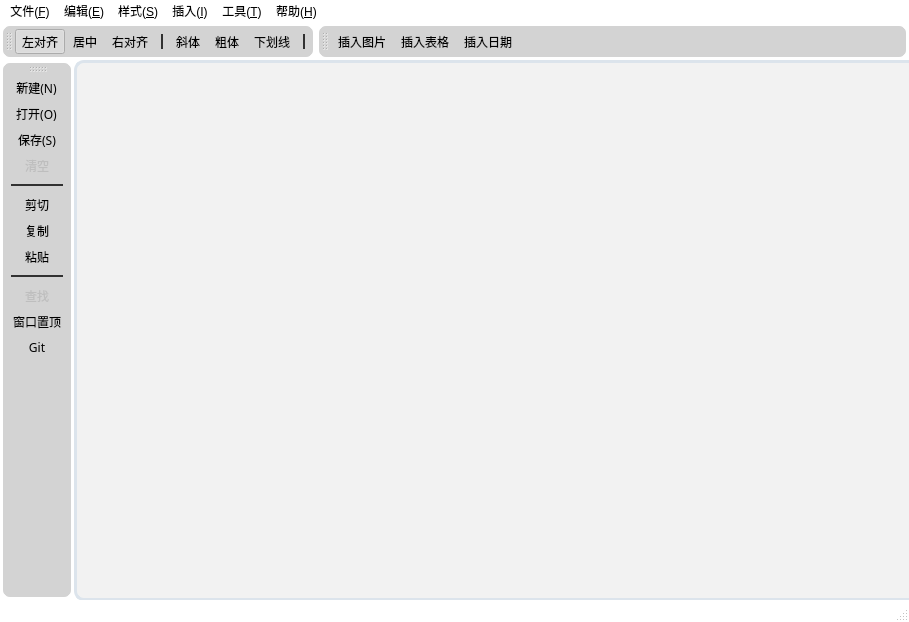
<?xml version="1.0" encoding="UTF-8"?>
<ui version="4.0">
 <class>MainWindow</class>
 <widget class="QMainWindow" name="MainWindow">
  <property name="enabled">
   <bool>true</bool>
  </property>
  <property name="geometry">
   <rect>
    <x>0</x>
    <y>0</y>
    <width>909</width>
    <height>622</height>
   </rect>
  </property>
  <property name="minimumSize">
   <size>
    <width>600</width>
    <height>400</height>
   </size>
  </property>
  <property name="font">
   <font>
    <family>微软雅黑</family>
   </font>
  </property>
  <property name="windowTitle">
   <string>书知编辑器</string>
  </property>
  <property name="styleSheet">
   <string notr="true">QMainWindow
{
background:white;
}

QMenu::item:selected
{
background:#aaaaff;
color:white;
}

QToolBar
{
border-style:none;
border-radius:10px;
padding:3px;
border:3px solid white;
background:lightgray;
}

QToolBar::separator
{
margin:5 5px;
background:rgb(49, 49, 49);
width:2px;
height:2px;
}

QToolBar::handle
{

}

QMenuBar
{
background:white;
}</string>
  </property>
  <property name="inputMethodHints">
   <set>Qt::ImhNone</set>
  </property>
  <property name="toolButtonStyle">
   <enum>Qt::ToolButtonTextOnly</enum>
  </property>
  <widget class="QWidget" name="centralWidget">
   <property name="font">
    <font>
     <family>微软雅黑</family>
    </font>
   </property>
   <widget class="My_TextEditor" name="txtEdit">
    <property name="geometry">
     <rect>
      <x>0</x>
      <y>0</y>
      <width>871</width>
      <height>541</height>
     </rect>
    </property>
    <property name="sizePolicy">
     <sizepolicy hsizetype="Expanding" vsizetype="Expanding">
      <horstretch>0</horstretch>
      <verstretch>0</verstretch>
     </sizepolicy>
    </property>
    <property name="font">
     <font>
      <family>微软雅黑</family>
      <pointsize>12</pointsize>
      <weight>50</weight>
      <bold>false</bold>
     </font>
    </property>
    <property name="contextMenuPolicy">
     <enum>Qt::DefaultContextMenu</enum>
    </property>
    <property name="layoutDirection">
     <enum>Qt::LeftToRight</enum>
    </property>
    <property name="styleSheet">
     <string notr="true">QTextEdit
{
border-style:none;
padding:3px;
border-radius:10px;
border:3px solid #DCE4EC;
}

QTextEdit:focus
{
border:3px solid #aaaaff;
}

QTextEdit
{
background:rgb(242,242,242)
}</string>
    </property>
    <property name="locale">
     <locale language="Chinese" country="China"/>
    </property>
    <property name="tabChangesFocus">
     <bool>false</bool>
    </property>
    <property name="lineWrapMode">
     <enum>QTextEdit::WidgetWidth</enum>
    </property>
   </widget>
  </widget>
  <widget class="QMenuBar" name="menuBar">
   <property name="geometry">
    <rect>
     <x>0</x>
     <y>0</y>
     <width>909</width>
     <height>22</height>
    </rect>
   </property>
   <widget class="QMenu" name="file">
    <property name="title">
     <string>文件(&amp;F)</string>
    </property>
    <widget class="QMenu" name="RecentlyOpenedMenu">
     <property name="title">
      <string>最近访问的文件</string>
     </property>
     <addaction name="actClearData"/>
     <addaction name="separator"/>
    </widget>
    <addaction name="actNew"/>
    <addaction name="actOpen"/>
    <addaction name="RecentlyOpenedMenu"/>
    <addaction name="separator"/>
    <addaction name="actSave"/>
    <addaction name="actSaveAs"/>
    <addaction name="separator"/>
    <addaction name="actAcceptRichText"/>
    <addaction name="actSaveToRichText"/>
    <addaction name="separator"/>
    <addaction name="actExit"/>
   </widget>
   <widget class="QMenu" name="edit">
    <property name="title">
     <string>编辑(&amp;E)</string>
    </property>
    <addaction name="actCut"/>
    <addaction name="actCopy"/>
    <addaction name="actPaste"/>
    <addaction name="separator"/>
    <addaction name="actClear"/>
    <addaction name="separator"/>
    <addaction name="actSearch"/>
   </widget>
   <widget class="QMenu" name="help">
    <property name="title">
     <string>帮助(&amp;H)</string>
    </property>
    <addaction name="actHelp"/>
    <addaction name="separator"/>
    <addaction name="actCreateLink"/>
    <addaction name="separator"/>
    <addaction name="actAbout"/>
    <addaction name="actAboutQt"/>
   </widget>
   <widget class="QMenu" name="format">
    <property name="title">
     <string>样式(&amp;S)</string>
    </property>
    <widget class="QMenu" name="WrapMenu">
     <property name="title">
      <string>自动换行...</string>
     </property>
     <addaction name="actNoWrap"/>
     <addaction name="separator"/>
     <addaction name="actWidgetWidth"/>
     <addaction name="actFixedPixelWidth"/>
    </widget>
    <addaction name="actLeftAlign"/>
    <addaction name="actCenter"/>
    <addaction name="actRightAlign"/>
    <addaction name="separator"/>
    <addaction name="actFontBold"/>
    <addaction name="actFontItalic"/>
    <addaction name="actFontUnder"/>
    <addaction name="separator"/>
    <addaction name="actSetTextColor"/>
    <addaction name="separator"/>
    <addaction name="actToolbarStyle"/>
    <addaction name="separator"/>
    <addaction name="WrapMenu"/>
    <addaction name="actIndent"/>
   </widget>
   <widget class="QMenu" name="inster">
    <property name="title">
     <string>插入(&amp;I)</string>
    </property>
    <addaction name="actInsterPicture"/>
    <addaction name="actInsterForm"/>
   </widget>
   <widget class="QMenu" name="tools">
    <property name="title">
     <string>工具(&amp;T)</string>
    </property>
    <addaction name="actConcise"/>
   </widget>
   <addaction name="file"/>
   <addaction name="edit"/>
   <addaction name="format"/>
   <addaction name="inster"/>
   <addaction name="tools"/>
   <addaction name="help"/>
  </widget>
  <widget class="QToolBar" name="mainToolBar">
   <property name="enabled">
    <bool>true</bool>
   </property>
   <property name="font">
    <font>
     <family>微软雅黑</family>
     <weight>50</weight>
     <bold>false</bold>
    </font>
   </property>
   <property name="toolButtonStyle">
    <enum>Qt::ToolButtonIconOnly</enum>
   </property>
   <attribute name="toolBarArea">
    <enum>LeftToolBarArea</enum>
   </attribute>
   <attribute name="toolBarBreak">
    <bool>false</bool>
   </attribute>
   <addaction name="actNew"/>
   <addaction name="actOpen"/>
   <addaction name="actSave"/>
   <addaction name="actClear"/>
   <addaction name="separator"/>
   <addaction name="actCut"/>
   <addaction name="actCopy"/>
   <addaction name="actPaste"/>
   <addaction name="separator"/>
   <addaction name="actSearch"/>
   <addaction name="actWindowTop"/>
   <addaction name="actUpdateToGit"/>
  </widget>
  <widget class="QStatusBar" name="statusBar">
   <property name="toolTipDuration">
    <number>-1</number>
   </property>
   <property name="autoFillBackground">
    <bool>false</bool>
   </property>
   <property name="styleSheet">
    <string notr="true"/>
   </property>
  </widget>
  <widget class="QToolBar" name="TextStyleToolBar">
   <property name="font">
    <font>
     <family>微软雅黑</family>
    </font>
   </property>
   <property name="windowTitle">
    <string>toolBar</string>
   </property>
   <property name="toolButtonStyle">
    <enum>Qt::ToolButtonIconOnly</enum>
   </property>
   <attribute name="toolBarArea">
    <enum>TopToolBarArea</enum>
   </attribute>
   <attribute name="toolBarBreak">
    <bool>false</bool>
   </attribute>
   <addaction name="actLeftAlign"/>
   <addaction name="actCenter"/>
   <addaction name="actRightAlign"/>
   <addaction name="separator"/>
   <addaction name="actFontItalic"/>
   <addaction name="actFontBold"/>
   <addaction name="actFontUnder"/>
   <addaction name="separator"/>
  </widget>
  <widget class="QToolBar" name="InsertToolBar">
   <property name="font">
    <font>
     <family>微软雅黑</family>
    </font>
   </property>
   <property name="windowTitle">
    <string>toolBar</string>
   </property>
   <property name="toolButtonStyle">
    <enum>Qt::ToolButtonIconOnly</enum>
   </property>
   <attribute name="toolBarArea">
    <enum>TopToolBarArea</enum>
   </attribute>
   <attribute name="toolBarBreak">
    <bool>false</bool>
   </attribute>
   <addaction name="actInsterPicture"/>
   <addaction name="actInsterForm"/>
   <addaction name="actInsertDate"/>
  </widget>
  <action name="actCut">
   <property name="icon">
    <iconset resource="res.qrc">
     <normaloff>:/images/images/cut_128px_1223050_easyicon.net.ico</normaloff>:/images/images/cut_128px_1223050_easyicon.net.ico</iconset>
   </property>
   <property name="text">
    <string>剪切</string>
   </property>
   <property name="toolTip">
    <string>剪切</string>
   </property>
   <property name="font">
    <font>
     <family>微软雅黑</family>
     <pointsize>9</pointsize>
     <weight>50</weight>
     <bold>false</bold>
    </font>
   </property>
   <property name="shortcut">
    <string>Ctrl+X</string>
   </property>
  </action>
  <action name="actCopy">
   <property name="icon">
    <iconset>
     <normalon>:/images/images/copy_128px_1223049_easyicon.net.ico</normalon>
    </iconset>
   </property>
   <property name="text">
    <string>复制</string>
   </property>
   <property name="font">
    <font>
     <family>微软雅黑</family>
     <pointsize>9</pointsize>
     <weight>50</weight>
     <bold>false</bold>
    </font>
   </property>
   <property name="shortcut">
    <string>Ctrl+C</string>
   </property>
  </action>
  <action name="actPaste">
   <property name="icon">
    <iconset resource="res.qrc">
     <normaloff>:/images/images/clipboard_128px_1222862_easyicon.net.ico</normaloff>:/images/images/clipboard_128px_1222862_easyicon.net.ico</iconset>
   </property>
   <property name="text">
    <string>粘贴</string>
   </property>
   <property name="font">
    <font>
     <family>微软雅黑</family>
     <pointsize>9</pointsize>
     <weight>50</weight>
     <bold>false</bold>
    </font>
   </property>
   <property name="shortcut">
    <string>Ctrl+V</string>
   </property>
  </action>
  <action name="actNew">
   <property name="icon">
    <iconset resource="res.qrc">
     <normaloff>:/images/images/file_create_128px.ico</normaloff>:/images/images/file_create_128px.ico</iconset>
   </property>
   <property name="text">
    <string>新建(&amp;N)</string>
   </property>
   <property name="toolTip">
    <string>新建文件</string>
   </property>
   <property name="font">
    <font>
     <family>微软雅黑</family>
     <pointsize>9</pointsize>
     <weight>50</weight>
     <bold>false</bold>
    </font>
   </property>
   <property name="shortcut">
    <string>Ctrl+N</string>
   </property>
  </action>
  <action name="actFontBold">
   <property name="checkable">
    <bool>true</bool>
   </property>
   <property name="icon">
    <iconset resource="res.qrc">
     <normaloff>:/images/images/text_bold_104px_1223110_easyicon.net.ico</normaloff>:/images/images/text_bold_104px_1223110_easyicon.net.ico</iconset>
   </property>
   <property name="text">
    <string>粗体</string>
   </property>
   <property name="toolTip">
    <string>粗体</string>
   </property>
   <property name="font">
    <font>
     <family>微软雅黑</family>
     <pointsize>9</pointsize>
     <weight>50</weight>
     <bold>false</bold>
    </font>
   </property>
   <property name="shortcut">
    <string>Alt+B</string>
   </property>
  </action>
  <action name="actFontItalic">
   <property name="checkable">
    <bool>true</bool>
   </property>
   <property name="checked">
    <bool>false</bool>
   </property>
   <property name="icon">
    <iconset resource="res.qrc">
     <normaloff>:/images/images/text_italic_101px_1223112_easyicon.net.ico</normaloff>:/images/images/text_italic_101px_1223112_easyicon.net.ico</iconset>
   </property>
   <property name="text">
    <string>斜体</string>
   </property>
   <property name="toolTip">
    <string>斜体</string>
   </property>
   <property name="font">
    <font>
     <family>微软雅黑</family>
     <pointsize>9</pointsize>
     <weight>50</weight>
     <bold>false</bold>
    </font>
   </property>
   <property name="shortcut">
    <string>Alt+I</string>
   </property>
  </action>
  <action name="actFontUnder">
   <property name="checkable">
    <bool>true</bool>
   </property>
   <property name="icon">
    <iconset resource="res.qrc">
     <normaloff>:/images/images/text_underline_32px_1223113_easyicon.net.ico</normaloff>:/images/images/text_underline_32px_1223113_easyicon.net.ico</iconset>
   </property>
   <property name="text">
    <string>下划线</string>
   </property>
   <property name="font">
    <font>
     <family>微软雅黑</family>
     <pointsize>9</pointsize>
     <weight>50</weight>
     <bold>false</bold>
    </font>
   </property>
   <property name="shortcut">
    <string>Alt+U</string>
   </property>
  </action>
  <action name="actOpen">
   <property name="icon">
    <iconset resource="res.qrc">
     <normaloff>:/images/images/folder_opened_128px.ico</normaloff>:/images/images/folder_opened_128px.ico</iconset>
   </property>
   <property name="text">
    <string>打开...(&amp;O)</string>
   </property>
   <property name="toolTip">
    <string>打开文件</string>
   </property>
   <property name="font">
    <font>
     <family>微软雅黑</family>
     <pointsize>9</pointsize>
     <weight>50</weight>
     <bold>false</bold>
    </font>
   </property>
   <property name="shortcut">
    <string>Ctrl+O</string>
   </property>
  </action>
  <action name="actSave">
   <property name="icon">
    <iconset resource="res.qrc">
     <normaloff>:/images/images/floppy_128px_1222830_easyicon.net.ico</normaloff>:/images/images/floppy_128px_1222830_easyicon.net.ico</iconset>
   </property>
   <property name="text">
    <string>保存(&amp;S)</string>
   </property>
   <property name="toolTip">
    <string>保存文件</string>
   </property>
   <property name="font">
    <font>
     <family>微软雅黑</family>
     <weight>50</weight>
     <bold>false</bold>
    </font>
   </property>
   <property name="shortcut">
    <string>Ctrl+S</string>
   </property>
  </action>
  <action name="actExit">
   <property name="icon">
    <iconset resource="res.qrc">
     <normaloff>:/images/images/arrow_left_curved_128px_1223140_easyicon.net.ico</normaloff>:/images/images/arrow_left_curved_128px_1223140_easyicon.net.ico</iconset>
   </property>
   <property name="text">
    <string>退出</string>
   </property>
   <property name="toolTip">
    <string>退出</string>
   </property>
  </action>
  <action name="actClear">
   <property name="enabled">
    <bool>false</bool>
   </property>
   <property name="icon">
    <iconset resource="res.qrc">
     <normaloff>:/images/images/delete_128px_1223051_easyicon.net.ico</normaloff>:/images/images/delete_128px_1223051_easyicon.net.ico</iconset>
   </property>
   <property name="text">
    <string>清空</string>
   </property>
   <property name="toolTip">
    <string>清空内容</string>
   </property>
   <property name="font">
    <font>
     <family>微软雅黑</family>
     <pointsize>9</pointsize>
     <weight>50</weight>
     <bold>false</bold>
    </font>
   </property>
  </action>
  <action name="actNoWrap">
   <property name="text">
    <string>关闭自动换行</string>
   </property>
   <property name="toolTip">
    <string>关闭自动换行</string>
   </property>
  </action>
  <action name="actWidgetWidth">
   <property name="text">
    <string>按宽度自动换行</string>
   </property>
   <property name="toolTip">
    <string>按宽度自动换行</string>
   </property>
  </action>
  <action name="actFixedPixelWidth">
   <property name="text">
    <string>按单像素宽度换行</string>
   </property>
   <property name="toolTip">
    <string>按单像素宽度换行</string>
   </property>
  </action>
  <action name="actSaveAs">
   <property name="text">
    <string>另存为...</string>
   </property>
   <property name="toolTip">
    <string>另存为</string>
   </property>
  </action>
  <action name="actSetTextColor">
   <property name="icon">
    <iconset resource="res.qrc">
     <normaloff>:/images/images/color_palette_128px_1202956_easyicon.net.ico</normaloff>:/images/images/color_palette_128px_1202956_easyicon.net.ico</iconset>
   </property>
   <property name="text">
    <string>调色板</string>
   </property>
   <property name="toolTip">
    <string>调整字体颜色</string>
   </property>
   <property name="font">
    <font>
     <family>微软雅黑</family>
     <weight>50</weight>
     <bold>false</bold>
    </font>
   </property>
   <property name="shortcut">
    <string>Ctrl+P</string>
   </property>
  </action>
  <action name="actLeftAlign">
   <property name="checkable">
    <bool>true</bool>
   </property>
   <property name="checked">
    <bool>true</bool>
   </property>
   <property name="icon">
    <iconset resource="res.qrc">
     <normaloff>:/images/images/text_align_left_128px_1223107_easyicon.net.ico</normaloff>:/images/images/text_align_left_128px_1223107_easyicon.net.ico</iconset>
   </property>
   <property name="text">
    <string>左对齐</string>
   </property>
   <property name="toolTip">
    <string>将内容与左边距对齐</string>
   </property>
   <property name="font">
    <font>
     <family>微软雅黑</family>
    </font>
   </property>
   <property name="shortcut">
    <string>Ctrl+L</string>
   </property>
  </action>
  <action name="actCenter">
   <property name="checkable">
    <bool>true</bool>
   </property>
   <property name="icon">
    <iconset resource="res.qrc">
     <normaloff>:/images/images/text_align_center_128px_1223105_easyicon.net.ico</normaloff>:/images/images/text_align_center_128px_1223105_easyicon.net.ico</iconset>
   </property>
   <property name="text">
    <string>居中</string>
   </property>
   <property name="toolTip">
    <string>使内容在界面上居中对齐</string>
   </property>
   <property name="font">
    <font>
     <family>微软雅黑</family>
    </font>
   </property>
   <property name="shortcut">
    <string>Ctrl+E</string>
   </property>
  </action>
  <action name="actRightAlign">
   <property name="checkable">
    <bool>true</bool>
   </property>
   <property name="icon">
    <iconset resource="res.qrc">
     <normaloff>:/images/images/text_align_right_128px_1223108_easyicon.net.ico</normaloff>:/images/images/text_align_right_128px_1223108_easyicon.net.ico</iconset>
   </property>
   <property name="text">
    <string>右对齐</string>
   </property>
   <property name="toolTip">
    <string>将内容与左边距对齐</string>
   </property>
   <property name="font">
    <font>
     <family>微软雅黑</family>
    </font>
   </property>
   <property name="shortcut">
    <string>Ctrl+R</string>
   </property>
  </action>
  <action name="actSearch">
   <property name="enabled">
    <bool>false</bool>
   </property>
   <property name="icon">
    <iconset resource="res.qrc">
     <normaloff>:/images/images/Search_128px_1190971_easyicon.net.ico</normaloff>:/images/images/Search_128px_1190971_easyicon.net.ico</iconset>
   </property>
   <property name="text">
    <string>查找</string>
   </property>
   <property name="toolTip">
    <string>查找指定文本</string>
   </property>
   <property name="font">
    <font>
     <family>微软雅黑</family>
    </font>
   </property>
   <property name="shortcut">
    <string>Ctrl+F</string>
   </property>
  </action>
  <action name="actHelp">
   <property name="text">
    <string>获取帮助(&amp;H)</string>
   </property>
   <property name="toolTip">
    <string>获取帮助</string>
   </property>
  </action>
  <action name="actAbout">
   <property name="text">
    <string>关于...(&amp;A)</string>
   </property>
   <property name="toolTip">
    <string>关于书知</string>
   </property>
  </action>
  <action name="actUpdateToGit">
   <property name="icon">
    <iconset resource="res.qrc">
     <normaloff>:/images/images/vc_git_128px_1097266_easyicon.net.ico</normaloff>:/images/images/vc_git_128px_1097266_easyicon.net.ico</iconset>
   </property>
   <property name="text">
    <string>Git</string>
   </property>
   <property name="toolTip">
    <string>提交至Git</string>
   </property>
   <property name="font">
    <font>
     <family>微软雅黑</family>
    </font>
   </property>
  </action>
  <action name="actToolbarStyle">
   <property name="checkable">
    <bool>true</bool>
   </property>
   <property name="text">
    <string>显示工具栏文字标签</string>
   </property>
   <property name="toolTip">
    <string>显示工具栏文字标签</string>
   </property>
  </action>
  <action name="actSaveToRichText">
   <property name="checkable">
    <bool>true</bool>
   </property>
   <property name="checked">
    <bool>true</bool>
   </property>
   <property name="text">
    <string>保存为富文本</string>
   </property>
   <property name="toolTip">
    <string>保存为富文本(纯文本保存请取消勾选此项)</string>
   </property>
  </action>
  <action name="actAcceptRichText">
   <property name="checkable">
    <bool>true</bool>
   </property>
   <property name="checked">
    <bool>true</bool>
   </property>
   <property name="text">
    <string>接受富文本输入</string>
   </property>
   <property name="toolTip">
    <string>接受富文本输入</string>
   </property>
  </action>
  <action name="actIndent">
   <property name="checkable">
    <bool>true</bool>
   </property>
   <property name="text">
    <string>自动缩进</string>
   </property>
   <property name="toolTip">
    <string>自动缩进</string>
   </property>
   <property name="shortcut">
    <string>Ctrl+I</string>
   </property>
  </action>
  <action name="actAboutQt">
   <property name="text">
    <string>关于Qt</string>
   </property>
   <property name="toolTip">
    <string>关于Qt</string>
   </property>
  </action>
  <action name="actWindowTop">
   <property name="checkable">
    <bool>true</bool>
   </property>
   <property name="checked">
    <bool>false</bool>
   </property>
   <property name="enabled">
    <bool>true</bool>
   </property>
   <property name="icon">
    <iconset resource="res.qrc">
     <normaloff>:/images/images/WindowTop.ico</normaloff>:/images/images/WindowTop.ico</iconset>
   </property>
   <property name="text">
    <string>窗口置顶</string>
   </property>
   <property name="toolTip">
    <string>窗口置顶</string>
   </property>
   <property name="font">
    <font>
     <family>微软雅黑</family>
    </font>
   </property>
  </action>
  <action name="actClearData">
   <property name="text">
    <string>清空记录</string>
   </property>
  </action>
  <action name="actInsterPicture">
   <property name="icon">
    <iconset resource="res.qrc">
     <normaloff>:/images/images/image_picture_128px.ico</normaloff>:/images/images/image_picture_128px.ico</iconset>
   </property>
   <property name="text">
    <string>插入图片</string>
   </property>
   <property name="toolTip">
    <string>向富文本框中插入图片</string>
   </property>
   <property name="font">
    <font>
     <family>微软雅黑</family>
    </font>
   </property>
  </action>
  <action name="actInsterForm">
   <property name="icon">
    <iconset resource="res.qrc">
     <normaloff>:/images/images/spreadsheet_128px.ico</normaloff>:/images/images/spreadsheet_128px.ico</iconset>
   </property>
   <property name="text">
    <string>插入表格</string>
   </property>
   <property name="toolTip">
    <string>向富文本框中插入表格</string>
   </property>
   <property name="font">
    <font>
     <family>微软雅黑</family>
    </font>
   </property>
  </action>
  <action name="actCreateLink">
   <property name="text">
    <string>创建桌面快捷方式</string>
   </property>
   <property name="toolTip">
    <string>创建桌面快捷方式</string>
   </property>
  </action>
  <action name="actInsertDate">
   <property name="icon">
    <iconset resource="res.qrc">
     <normaloff>:/images/images/calendar_128px.ico</normaloff>:/images/images/calendar_128px.ico</iconset>
   </property>
   <property name="text">
    <string>插入日期</string>
   </property>
   <property name="toolTip">
    <string>插入时间和日期</string>
   </property>
  </action>
  <action name="actTomatoBell">
   <property name="text">
    <string>番茄钟</string>
   </property>
  </action>
  <action name="actConcise">
   <property name="checkable">
    <bool>true</bool>
   </property>
   <property name="text">
    <string>简洁模式</string>
   </property>
  </action>
 </widget>
 <layoutdefault spacing="6" margin="11"/>
 <customwidgets>
  <customwidget>
   <class>My_TextEditor</class>
   <extends>QTextEdit</extends>
   <header location="global">my_texteditor.h</header>
  </customwidget>
 </customwidgets>
 <resources>
  <include location="res.qrc"/>
 </resources>
 <connections>
  <connection>
   <sender>actExit</sender>
   <signal>triggered()</signal>
   <receiver>MainWindow</receiver>
   <slot>close()</slot>
   <hints>
    <hint type="sourcelabel">
     <x>-1</x>
     <y>-1</y>
    </hint>
    <hint type="destinationlabel">
     <x>333</x>
     <y>262</y>
    </hint>
   </hints>
  </connection>
  <connection>
   <sender>actCut</sender>
   <signal>triggered()</signal>
   <receiver>txtEdit</receiver>
   <slot>cut()</slot>
   <hints>
    <hint type="sourcelabel">
     <x>-1</x>
     <y>-1</y>
    </hint>
    <hint type="destinationlabel">
     <x>338</x>
     <y>268</y>
    </hint>
   </hints>
  </connection>
  <connection>
   <sender>actPaste</sender>
   <signal>triggered()</signal>
   <receiver>txtEdit</receiver>
   <slot>paste()</slot>
   <hints>
    <hint type="sourcelabel">
     <x>-1</x>
     <y>-1</y>
    </hint>
    <hint type="destinationlabel">
     <x>338</x>
     <y>268</y>
    </hint>
   </hints>
  </connection>
  <connection>
   <sender>actCopy</sender>
   <signal>triggered()</signal>
   <receiver>txtEdit</receiver>
   <slot>copy()</slot>
   <hints>
    <hint type="sourcelabel">
     <x>-1</x>
     <y>-1</y>
    </hint>
    <hint type="destinationlabel">
     <x>338</x>
     <y>268</y>
    </hint>
   </hints>
  </connection>
 </connections>
</ui>
